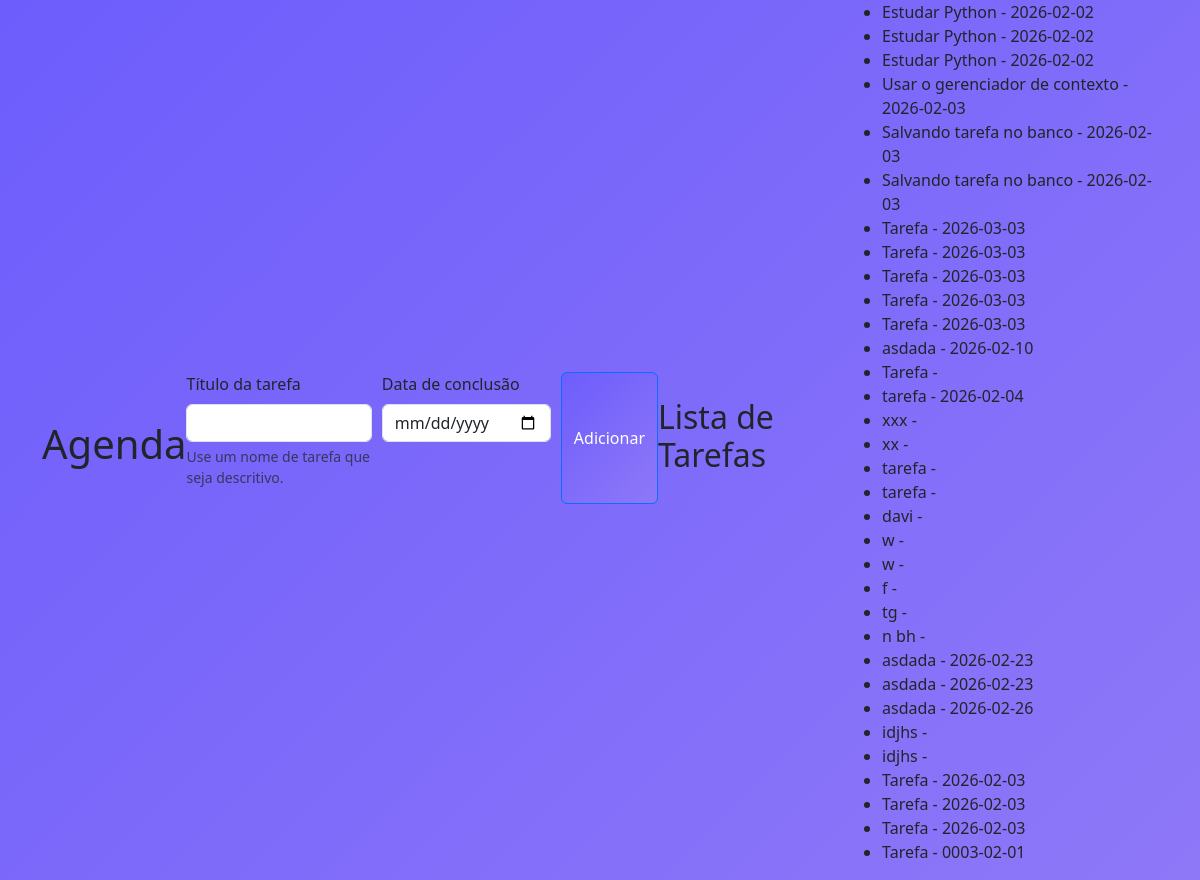
Page /agenda on the earlier database version.
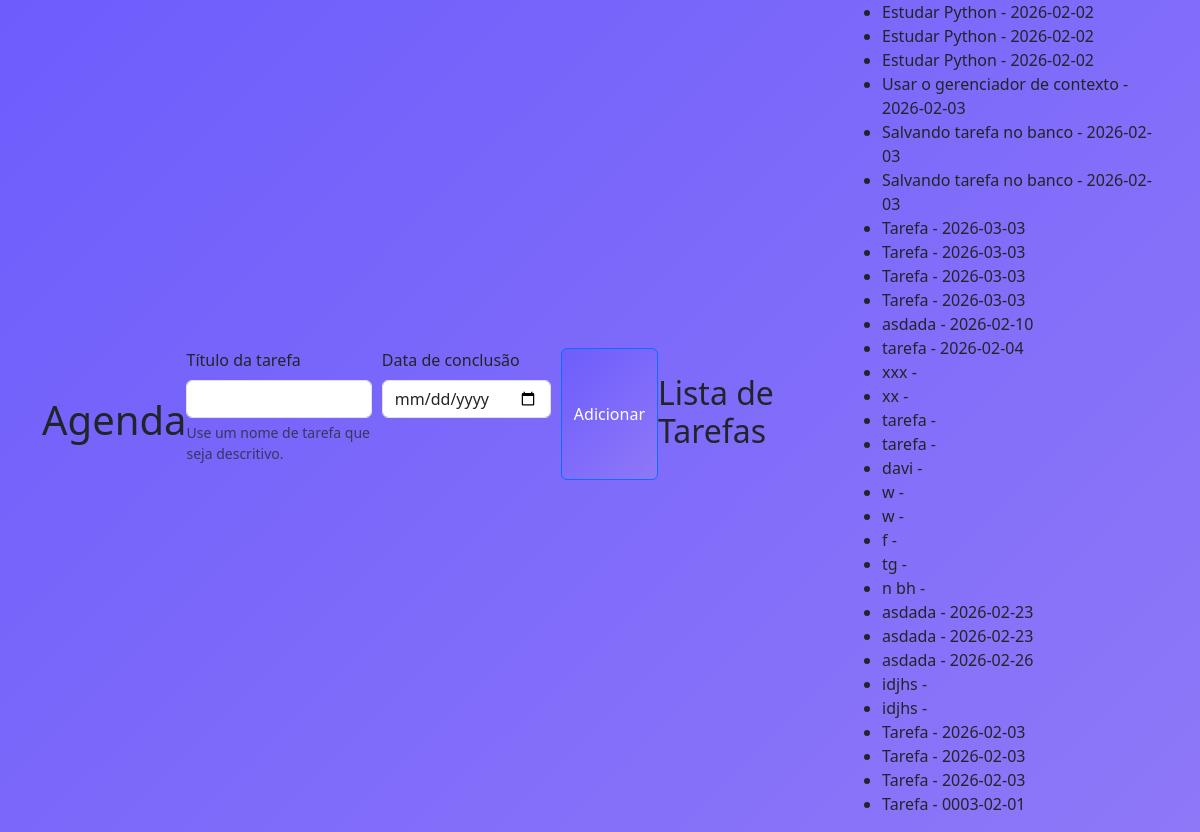
Same page on the later database version.
### tables this page shows
CREATE TABLE tarefas (
        id INTEGER PRIMARY KEY AUTOINCREMENT,
        titulo_tarefa TEXT NOT NULL,
        data_conclusao TEXT);

### app.py (the view)
@app.route('/agenda', methods=['GET', 'POST'])
def agenda():
    tarefas = None
    if request.method == 'POST':
        titulo_tarefa = request.form['titulo-tarefa']
        data_conclusao = request.form['data-conclusao']
        tarefa = Tarefa(titulo_tarefa, data_conclusao)
        tarefa.salvar_tarefa()
    tarefas = Tarefa.obter_tarefas()
    return render_template('agenda.html', titulo='Agenda', tarefas=tarefas)

### models/database.py (called while the page is built)
    def executar(self, query: str, params: tuple = ()) -> Cursor:
        self.cursor.execute(query, params)
        self.connection.commit()
        return self.cursor

    def buscar_tudo(self, query: str, params: tuple = ()) -> list[Any]:
        self.cursor.execute(query, params)
        return self.cursor.fetchall()

    def close(self) -> None:
        self.connection.close()

    def __enter__(self) -> Self:
        return self

    def __exit__(self, exc_type: Optional[Type[BaseException]], exc_value: Optional[BaseException], tb: Optional[TracebackType]) -> None:
        if exc_type is not None:
            print('Execeção capturada no contexto:')
            print(f'Tipo: {exc_type.__name__}')
            print(f'Mensagem: {exc_value}')
            print('Traceback completo:')
            traceback.print_tb(tb)
        self.close()

### models/tarefa.py (called while the page is built)
    @classmethod
    def obter_tarefas(cls) -> list[Self]:
        with Database('./data/tarefas.sqlite3') as db:
            query: str = 'SELECT titulo_tarefa, data_conclusao FROM tarefas;'
            resultados:list[Any] = db.buscar_tudo(query)
            tarefas: list[Self] = [cls(titulo, data) for titulo, data in resultados]
            return tarefas

### templates/agenda.html
{% extends "base.html" %}
{% block content %}
    <form class="mt-3" method="POST">
        <div class="mb-3">
            <label for="titulo-tarefa" class="form-label">Título da tarefa</label>
            <input type="text" class="form-control" name="titulo-tarefa" id="titulo-tarefa" aria-describedby="ajudaNomeTarefa" required>
            <div id="ajudaNomeTarefa" class="form-text">Use um nome de tarefa que seja descritivo.</div>
        </div>
        <div class="mb-3">
            <label for="data-conclusao" class="form-label">Data de conclusão</label>
            <input type="date" class="form-control" name="data-conclusao" id="data-conclusao">
        </div>
        <button type="submit" class="btn btn-primary">Adicionar</button>
    </form>
    <h2>Lista de Tarefas</h2>
    {% if tarefas %}
        <ul>
            {%for tarefa in tarefas%}
            <li>{{ tarefa.titulo_tarefa}} - {{tarefa.data_conclusao}}</li>
            {% endfor %}
        </ul>
    {% else %}
        <p>Nenhuma tarefa cadastrada</p>
    {%endif%}
{% endblock %}

### templates/base.html (shortened to what this page needs)
<!DOCTYPE html>
<html lang="pt-br">
<head>
    <link rel="stylesheet" href="{{ url_for('static',filename='style.css') }}">
    <link href="https://cdn.jsdelivr.net/npm/bootstrap@5.3.8/dist/css/bootstrap.min.css" rel="stylesheet">
</head>
<body class="container">
       <h1 class="mt-3">{{titulo}}</h1>
        {% block content %}{% endblock %}
</body>
</html>

### static/style.css (style rules this page uses)
body { margin: 0; font-family: 'Poppins', sans-serif; background: linear-gradient(135deg, #6d5dfc, #8e78f8); display: flex; justify-content: center; align-items: center; min-height: 100vh; }
h1 { text-align: center; font-weight: 700; font-size: 32px; margin-bottom: 25px; color: #6d5dfc; }
form { display: flex; gap: 10px; justify-content: center; margin-bottom: 20px; }
input { padding: 12px 15px; border-radius: 8px; border: 1px solid #ddd; font-size: 14px; width: 60%; transition: 0.3s; }
button { padding: 12px 18px; border-radius: 8px; border: none; font-weight: 600; font-size: 14px; color: white; background: linear-gradient(135deg, #6d5dfc, #8e78f8); cursor: pointer; transition: 0.3s; }

Differences in the rows shown:
removed tarefas: titulo_tarefa "Tarefa", data_conclusao "2026-03-03"
removed tarefas: titulo_tarefa "Tarefa"
